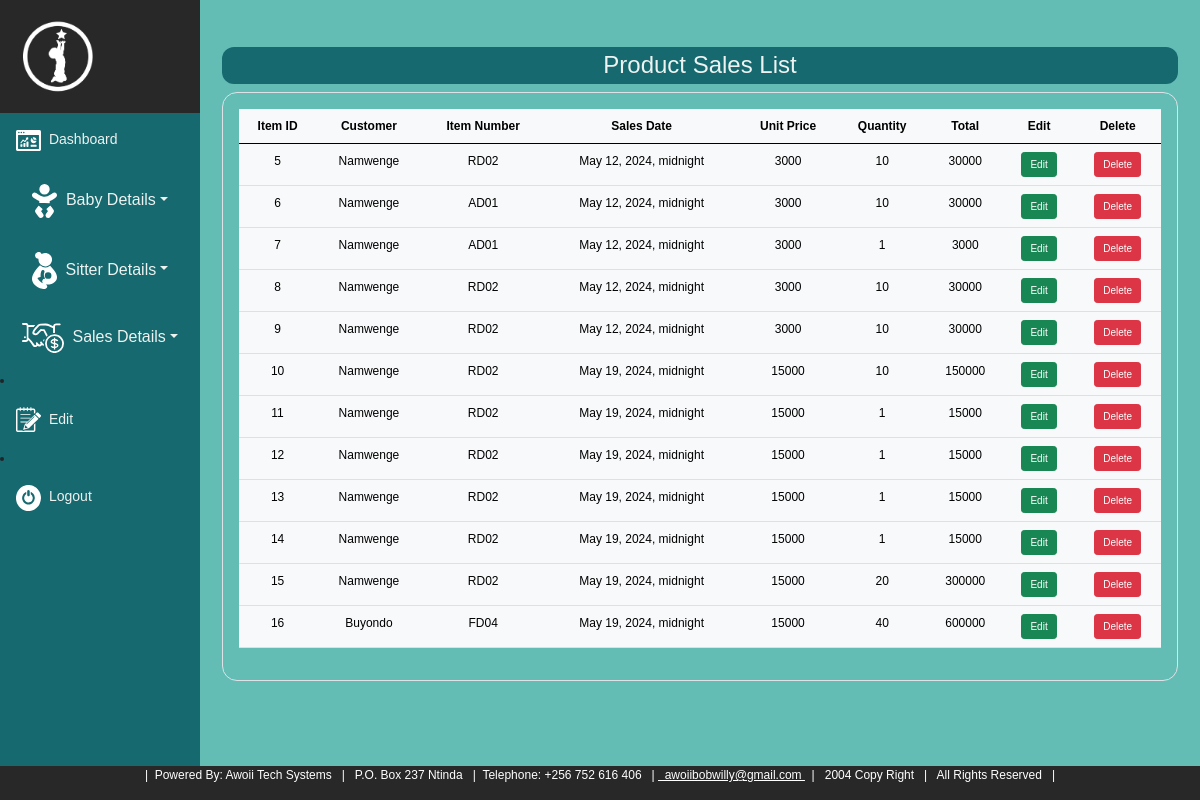
The app's page /salesreport/ (signed in), older data.
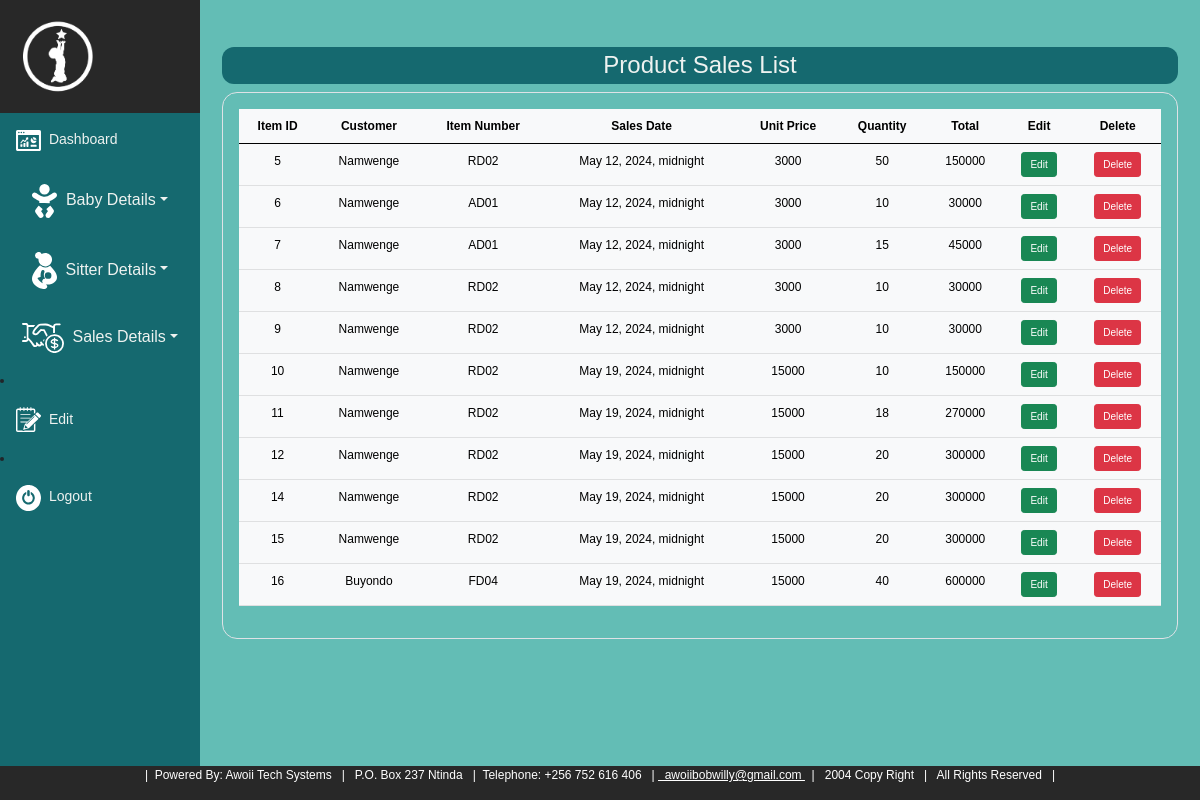
The same page, newer data.
### atsapp/models.py (models this page shows, shortened)
class Sales(models.Model):
    so_baby_id = models.ForeignKey(Baby_Register, on_delete=models.CASCADE)
    so_date_created = models.DateTimeField()
    so_item_number = models.ForeignKey(Purchase, on_delete=models.CASCADE)
    so_unit_price = models.IntegerField()
    so_quantity = models.PositiveSmallIntegerField()
    @property
    def total(self):
        return self.so_unit_price*self.so_quantity

class Baby_Register(models.Model):
    babiz_sur_name = models.CharField(max_length=20)
    babiz_other_names = models.CharField(max_length=20)
    babiz_gender = models.CharField(max_length=20, choices=[('Male', 'Male'), ('Female', 'Female')])
    babiz_date_of_birth = models.DateField()
    parentz_sur_name = models.CharField(max_length=20)
    parentz_other_names = models.CharField(max_length=20)
    parentz_gender = models.CharField(max_length=20, choices=[('Male', 'Male'), ('Female', 'Female')])
    parentz_date_of_birth = models.DateField()
    parentz_telephone = models.IntegerField()
    parentz_address = models.CharField(max_length=50)
    parentz_email = models.EmailField(max_length=50)
    def __str__(self):
        return self.babiz_sur_name

class Purchase(models.Model):
    po_item_number = models.CharField(max_length=20)
    po_product_name = models.CharField(max_length=50)
    po_unit_cost = models.IntegerField()
    po_purchase_date = models.DateTimeField()
    po_entry_date = models.DateTimeField()
    po_quantity = models.PositiveSmallIntegerField()
    def __str__(self):
        return self.po_item_number

### atsapp/views.py (the view)
# urls.py: path('salesreport/', views.productsaleslist, name='salesreport'),
@login_required
def productsaleslist(request):
    saleslists = Sales.objects.all()
    return render(request, 'atsapp/salesreport.html', {'saleslists': saleslists})

### atsapp/templates/atsapp/salesreport.html
{% extends 'atsapp/base.html' %}
{% load static %}
{% block content %}
<div class="container mt-4" style = "font-size: 12px; border-radius: 40px">
  <h4  class="infoheading">Product Sales List</h4>
  <div class="border p-3 overflow-scroll" style = "border-radius: 15px;">
    <table class="table table table-hover table-light">
      <thead>
        <tr>
          <th scope="col">Item ID</th>
          <th scope="col">Customer</th>
          <th scope="col">Item Number</th>
          <th scope="col">Sales Date</th>
          <th scope="col">Unit Price</th>
          <th scope="col">Quantity</th>
          <th scope="col">Total</th>
          <th scope="col">Edit</th>
          <th scope="col">Delete</th>
        </tr>
      </thead>
      <tbody>
        {% for sales in saleslists %}
        <tr>
          <td>{{ sales.id }}</td>
          <td>{{ sales.so_baby_id }}</td>
          <td>{{ sales.so_item_number }}</td>
          <td>{{ sales.so_date_created }}</td>
          <td>{{ sales.so_unit_price }}</td>
          <td>{{ sales.so_quantity }}</td>
          <td>{{ sales.total }}</td>
          <td><a class = "btn btn-sm btn-success" href="{% url 'edit_sales' sales.id %}" style = "font-size: 10px;">Edit</a></td>
          <td><a class = "btn btn-sm btn-danger" href= "{% url 'delete_sales' sales.id %}" style = "font-size: 10px;">Delete</a></td>
        </tr>
        {% endfor %}
      </tbody>
    </table>
</div>
</div>
{% endblock %}

### atsapp/templates/atsapp/base.html (shortened to what this page needs)
{% load static %}
<!DOCTYPE html>
<html lang="en">
<head>
<link rel="stylesheet" href="https://cdnjs.cloudflare.com/ajax/libs/twitter-bootstrap/5.1.0/css/bootstrap.min.css">
<link rel="stylesheet" href="https://cdnjs.cloudflare.com/ajax/libs/font-awesome/5.15.4/css/all.min.css">
<link rel="stylesheet" href="{% static 'atsapp/css/stail.css' %}">
</head>
<body>
    <div class="sidebar mvh-100%">
        <a class="active" href="/home/"><img href="/home/" class ="p-0" src="{% static 'atsapp/images/baby-image_09-01.png' %}" alt="" style="width:50%;"></a>
        <a class="" href= "/dashboard/"><img src="{% static 'atsapp/images/dashboard_icon_two.svg' %}" alt="" style="width:15%;">&nbsp;&nbsp;Dashboard</a>
        <div class="dropdown">
          <a class="btn dropdown-toggle" href="/babylist/" role="button" data-bs-toggle="dropdown" aria-expanded="false"><img src="{% static 'atsapp/images/baby_icon_two.svg' %}" alt="" style="width:15%;">&nbsp;&nbsp;Baby Details</a>
        </div>
        <div class="dropdown">
          <a class="btn dropdown-toggle" href="/sitterlist/" role="button" data-bs-toggle="dropdown" aria-expanded="false"><img src="{% static 'atsapp/images/sitter_icon_two.svg' %}" alt="" style="width:15%;">&nbsp;&nbsp;Sitter Details</a>
        </div>
        <div class="dropdown">
          <a class="btn dropdown-toggle" href="/babylist/" role="button" data-bs-toggle="dropdown" aria-expanded="false"><img src="{% static 'atsapp/images/sales_icon_twos.svg' %}" alt="" style="width:25%;">&nbsp;&nbsp;Sales Details</a>
        </div>
        <li class="nav-item"> <a class="class="nav-link"" href="/editinfo/"><img src="{% static 'atsapp/images/edit_info_one.svg' %}" alt="" style="width:15%;">&nbsp;&nbsp;Edit</a> </li>
        <li class="nav-item"> <a class="class="nav-link"" href="/logout/"><img src="{% static 'atsapp/images/logout_icon.svg' %}" alt="" style="width:15%;">&nbsp;&nbsp;Logout</a></li>
      </div>
<div class="content">
    {% block content %}
    {% endblock %}
</div>
  <div class="footer">
    <p> &#x7c; &nbsp;Powered By: Awoii Tech Systems  &nbsp; &#x7c; &nbsp; P.O. Box 237 Ntinda &nbsp; &#x7c; &nbsp;Telephone: +256 752 616 406 &nbsp; &#x7c; <span><a class = "text-white" href="mailto:awoiibobwilly@gmail.com"> &nbsp; awoiibobwilly@gmail.com </a></span>&nbsp; &#x7c; &nbsp; 2004 Copy Right &nbsp; &#x7c; &nbsp; All Rights Reserved &nbsp; &#x7c;</p>
  </div>
</body>
</html>

### atsapp/static/atsapp/css/stail.css (style rules this page uses)
body { margin: 0; font-family: Arial, Helvetica, sans-serif; background-color: rgb(99, 189, 181); font-size: 14px; }
.sidebar { margin: 0; padding: 0; width: 200px; background-color: rgb(21, 105, 111); position: fixed; height: 100%; overflow: auto; }
.sidebar a { display: block; color: rgb(238, 242, 240); padding: 16px; text-decoration: none; }
div.content { margin-left: 200px; padding: 1px 16px; height: auto; }
.footer { position: fixed; left: 0; bottom: 0; width: 100%; background-color: rgb(40, 40, 40); color: white; text-align: center; font-size: 12px; }
.container { position: relative; text-align: center; color: white; }
.infoheading { background-color:rgb(21, 105, 111); border-radius: 12px; text-align: center; padding: 4px; text-align: center; color: rgb(238, 242, 240); margin-top: 20px; }
.container { padding: 2px 6px; }

Row changes from the older to the newer data that the page shows:
removed Sales: id "13", so_baby_id "Namwenge", so_item_number "RD02", so_date_created "May 19, 2024, midnight", so_unit_price "15000", so_quantity "1", total "15000"
changed Sales id 5: so_quantity "10" → "50"; total "30000" → "150000"
changed Sales id 7: so_quantity "1" → "15"; total "3000" → "45000"
changed Sales id 11: so_quantity "1" → "18"; total "15000" → "270000"
changed Sales id 12: so_quantity "1" → "20"; total "15000" → "300000"
changed Sales id 14: so_quantity "1" → "20"; total "15000" → "300000"
